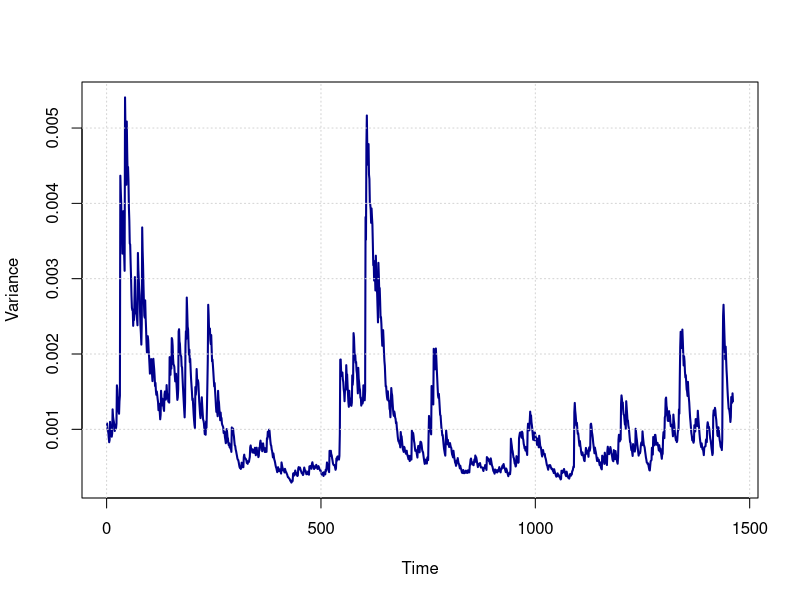
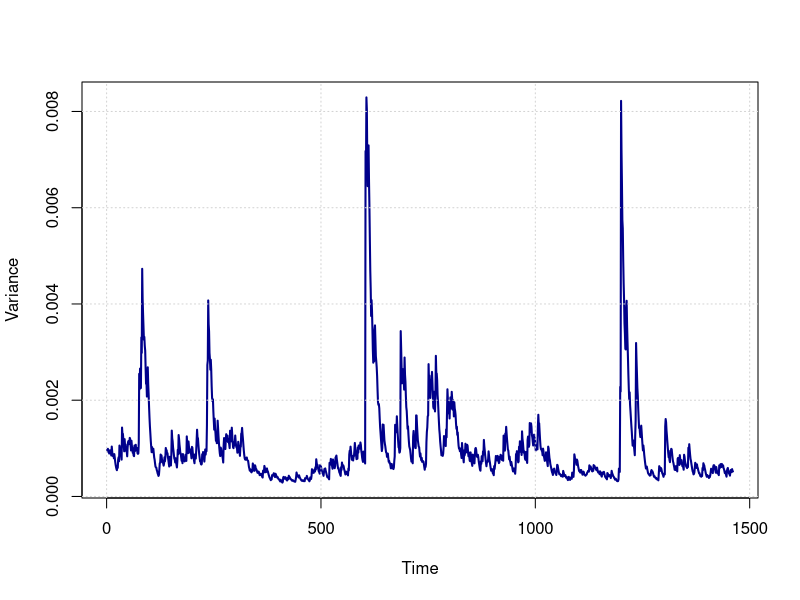
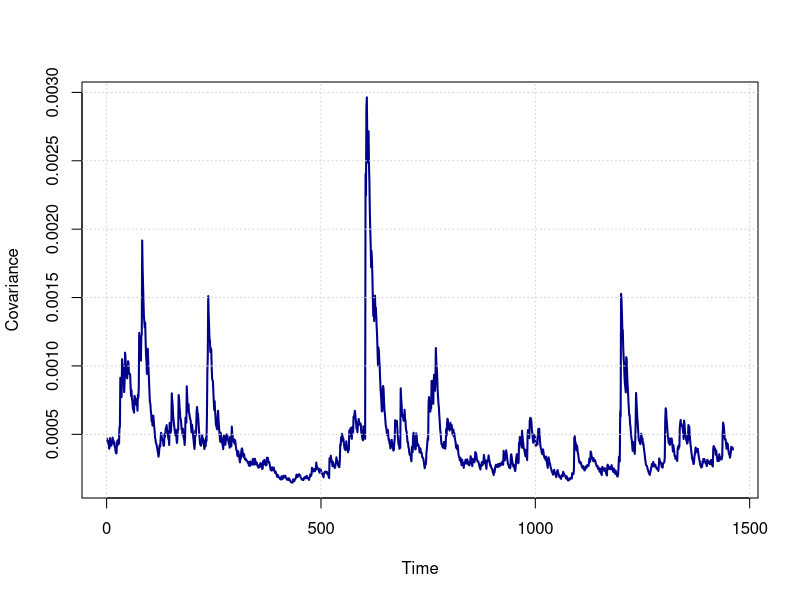
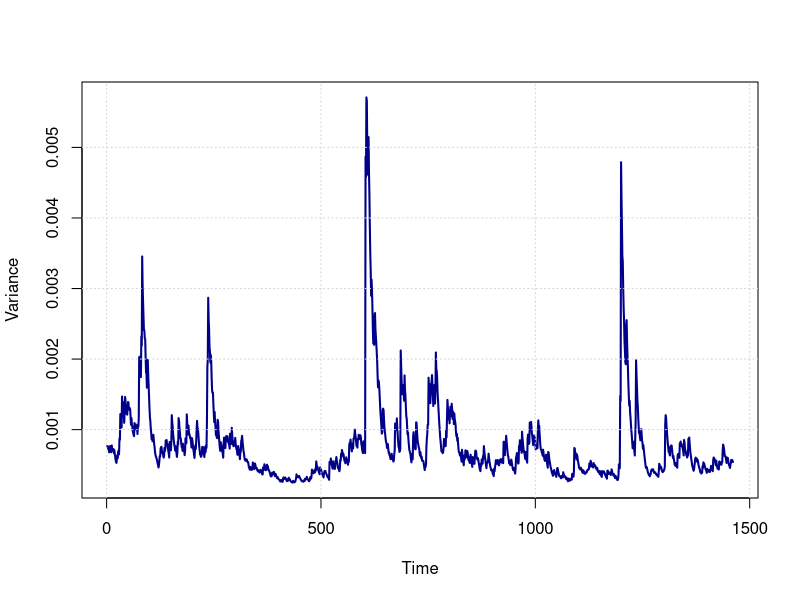
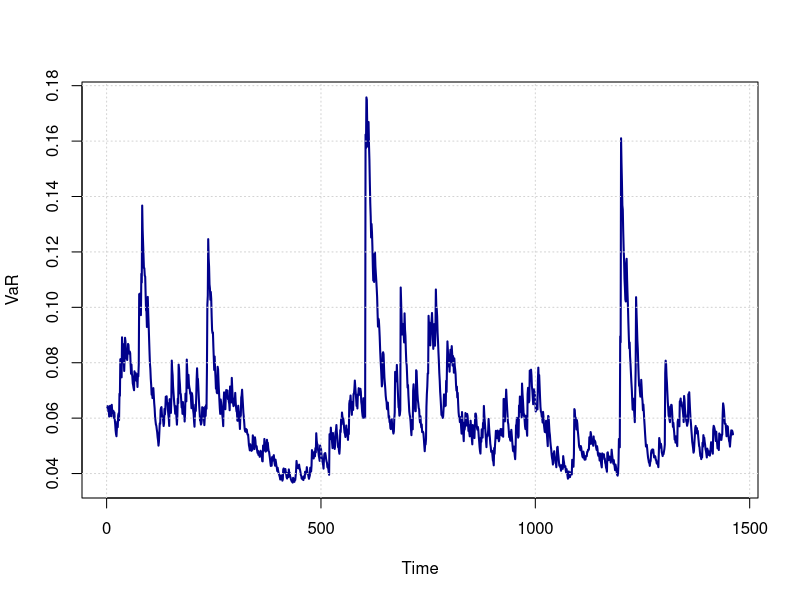
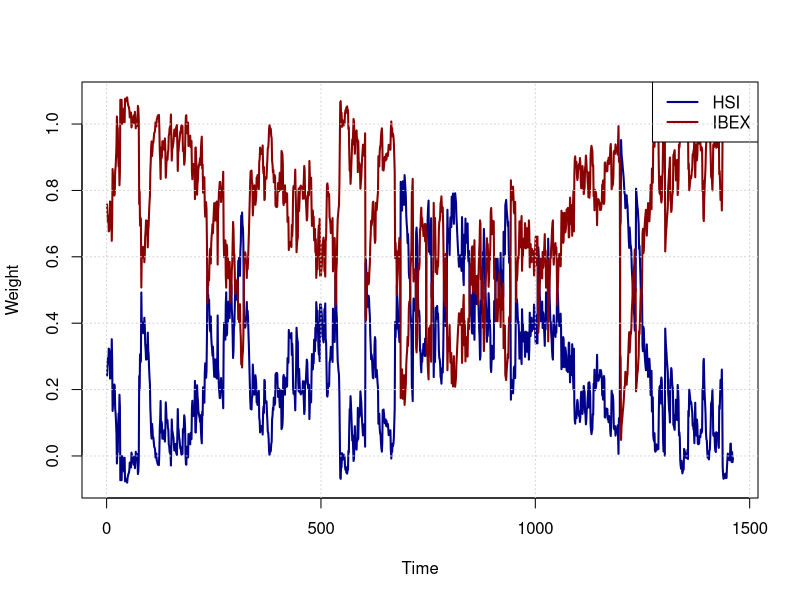

Here is the R script that generated these plots, in order:
library(ggplot2)
library(scales)

# Load Data 
hsi <- read.table("HSI.txt")
ibex <- read.table("IBEX.txt")

hsi_ret <- diff(log(hsi$V1))
ibex_ret <- diff(log(ibex$V1))
T <- length(hsi_ret)

# =====================================================================
#                                1b.1
# =====================================================================

# GARCH(1,1) log-likelihood
garch_loglik <- function(params, data) {
  omega <- abs(params[1])
  alpha <- abs(params[2])
  beta <- abs(params[3])
  sigma2 <- rep(var(data), length(data))
  ll <- 0
  for (t in 2:length(data)) {
    sigma2[t] <- omega + alpha * data[t-1]^2 + beta * sigma2[t-1]
    ll <- ll - 0.5 * (log(2 * pi) + log(sigma2[t]) + data[t]^2 / sigma2[t])
  }
  return(-ll)
}

# Estimate parameters
opt_hsi <- optim(c(0.01, 0.05, 0.9), garch_loglik, data = hsi_ret)
opt_ibex <- optim(c(0.01, 0.05, 0.9), garch_loglik, data = ibex_ret)
params_hsi <- abs(opt_hsi$par)
params_ibex <- abs(opt_ibex$par)

# Filter conditional variances
get_sigma2 <- function(params, data) {
  omega <- params[1]; alpha <- params[2]; beta <- params[3]
  sigma2 <- rep(var(data), length(data))
  for (t in 2:length(data)) {
    sigma2[t] <- omega + alpha * data[t-1]^2 + beta * sigma2[t-1]
  }
  return(sigma2)
}

sigma2_hsi <- get_sigma2(params_hsi, hsi_ret)
sigma2_ibex <- get_sigma2(params_ibex, ibex_ret)

# Estimate CCC correlation
z_hsi <- hsi_ret / sqrt(sigma2_hsi)
z_ibex <- ibex_ret / sqrt(sigma2_ibex)
rho_hat <- cor(z_hsi, z_ibex)

# Construct Ht and covariances
Ht <- array(NA, c(T, 2, 2))
cov_hsi_ibex <- numeric(T)
for (t in 1:T) {
  D_t <- diag(c(sqrt(sigma2_hsi[t]), sqrt(sigma2_ibex[t])))
  R <- matrix(c(1, rho_hat, rho_hat, 1), 2)
  Ht[t,,] <- D_t %*% R %*% D_t
  cov_hsi_ibex[t] <- Ht[t,1,2]
}

# HSI conditional variance
plot(sigma2_hsi, type = "l", col = "darkblue", lwd = 2, ylab = "Variance", xlab = "Time")
#title(main = "HSI", line = 0.5, cex.main = 1)
grid()

# IBEX conditional variance
plot(sigma2_ibex, type = "l", col = "darkblue", lwd = 2, ylab = "Variance", xlab = "Time")
#title(main = "IBEX", line = 0.5, cex.main = 1)
grid()

# Conditional covariance
plot(cov_hsi_ibex, type = "l", col = "darkblue", lwd = 2, ylab = "Covariance", xlab = "Time")
#title(main = "Covariance (HSI, IBEX)", line = 0.5, cex.main = 1)
grid()

# =====================================================================
#                                  1b.2
# =====================================================================

w <- c(0.3, 0.7)
port_var <- sapply(1:T, function(t) t(w) %*% Ht[t,,] %*% w)
VaR_1pct <- -qnorm(0.01) * sqrt(port_var)

# Portfolio conditional variance
plot(port_var, type = "l", col = "darkblue", lwd = 2, ylab = "Variance", xlab = "Time")
#title(main = "Portfolio Variance", line = 0.5, cex.main = 1)
grid()

# 1% Value-at-Risk
plot(VaR_1pct, type = "l", col = "darkblue", lwd = 2, ylab = "VaR", xlab = "Time")
#title(main = "1% Value-at-Risk", line = 0.5, cex.main = 1)
grid()

# =====================================================================
#                                   1b.3
# =====================================================================

mu <- c(mean(hsi_ret), mean(ibex_ret))
w_opt <- matrix(NA, nrow = T, ncol = 2)
for (t in 1:T) {
  H_inv <- solve(Ht[t,,])
  temp <- H_inv %*% mu
  w_opt[t,] <- temp / sum(temp)
}

# Optimal weights
matplot(w_opt, type = "l", col = c("darkblue", "darkred"), lty = 1, lwd = 2,
        ylab = "Weight", xlab = "Time")
legend("topright", legend = c("HSI", "IBEX"), col = c("darkblue", "darkred"),
       lty = 1, lwd = 2)
grid()

# Print T+1 weights
cat("\nOptimal weights at T+1:\n")
cat("HSI:", round(w_opt[T, 1], 4), "\n")
cat("IBEX:", round(w_opt[T, 2], 4), "\n")